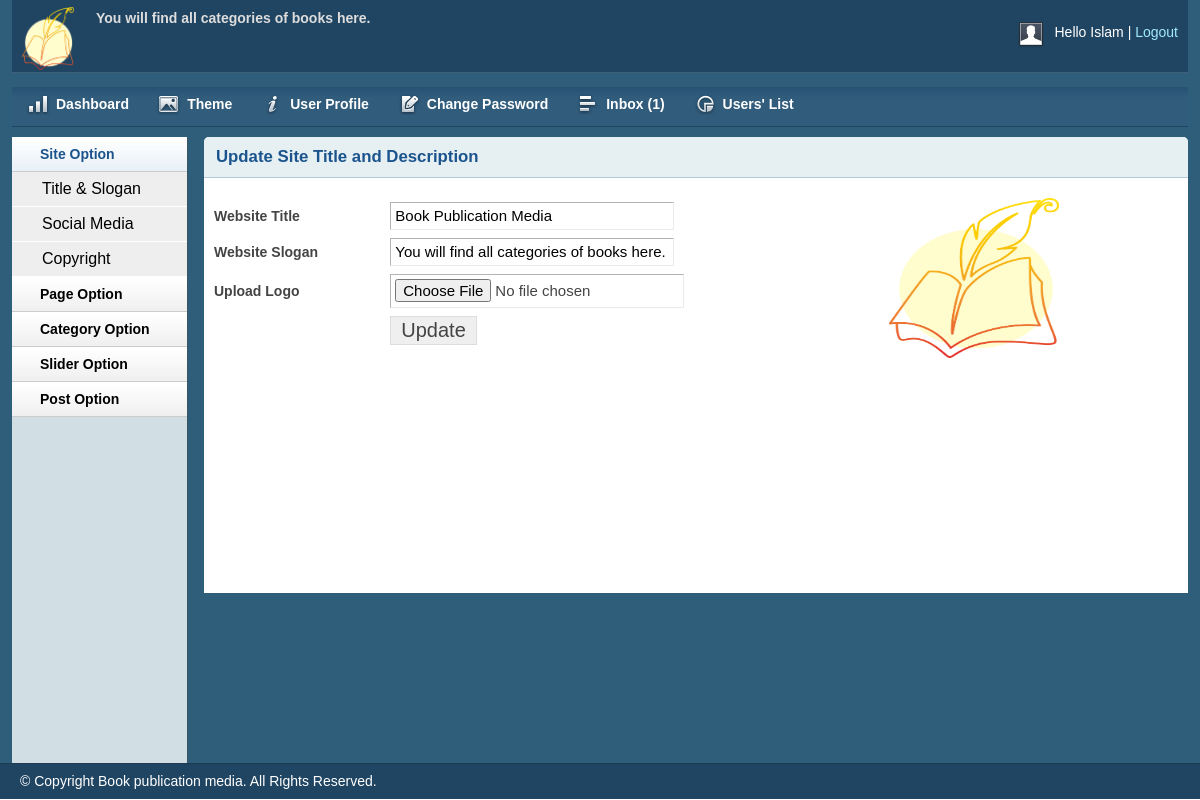
The app's page /admin/titleslogan.php (signed in) with its own data.
### tables this page shows
CREATE TABLE `title_slogan` (
  `id` int(11) NOT NULL,
  `title` varchar(255) NOT NULL,
  `slogan` varchar(255) NOT NULL,
  `logo` varchar(255) NOT NULL
);

### lib/Database.php (called while the page is built, shortened)
<?php
Class Database{
	public $host   = DB_HOST;
	public $user   = DB_USER;
	public $pass   = DB_PASS;
	public $dbname = DB_NAME;
	public $link;
	private function connectDB(){
	$this->link = new mysqli($this->host, $this->user, $this->pass, $this->dbname);
 }
	public function select($query){
		$result = $this->link->query($query) or die($this->link->error.__LINE__);
		if($result->num_rows > 0){
			return $result;
		} else {
			return false;
		}
	}
}

### admin/titleslogan.php (the view, shortened to what this page needs)
<?php include 'inc/header.php'; ?>
<?php include 'inc/sidebar.php'; ?>
<div class="grid_10">
    <div class="box round first grid">
        <h2>Update Site Title and Description</h2>
        <?php
            $query = "select * from title_slogan where id='1'";
            $blog_title = $db->select($query);
            if ($blog_title) {
                while ($result = $blog_title->fetch_assoc()) {
        ?>
        <div class="block sloginblock">
        <div class="leftside">
        <form action="" method="post" enctype="multipart/form-data">
                <table class="form">
                    <tr>
                        <td>
                            <label>Website Title</label>
                        </td>
                        <td>
                            <input type="text" value="<?php echo $result['title'];?>" name="title" class="medium" />
                        </td>
                    </tr>
                    <tr>
                        <td>
                            <label>Website Slogan</label>
                        </td>
                        <td>
                            <input type="text" value="<?php echo $result['slogan'];?>" name="slogan" class="medium" />
                        </td>
                    </tr>
                    <tr>
                        <td>
                            <label>Upload Logo</label>
                        </td>
                        <td>
                            <input type="file" name="logo" />
                        </td>
                    </tr>
                    <tr>
                        <td>
                        </td>
                        <td>
                            <input type="submit" name="submit" Value="Update" />
                        </td>
                    </tr>
                </table>
            </form>
            </div>
            <div class="rightside">
                <img src="<?php echo $result['logo'];?>" alt="logo"/>
            </div>
        </div>
        <?php }} ?>
    </div>
</div>
<?php include 'inc/footer.php'; ?>

### admin/css/layout.css (style rules this page uses)
body { background: #fff none repeat scroll 0 0; color: #444; font-size: 14px; padding: 0; }
h1, h2, h3, h4, h5, h6 { line-height:1.2em; margin-bottom:.3em; }
h2 { margin-top:1em; }
.box { background:#fff; margin-bottom:20px; padding:10px 10px 10px 10px; margin-left:-8px; }
.box.grid { padding-bottom:40px; }
.box.round { -moz-border-radius: 5px 5px 0px 0px; -webkit-border-radius: 5px 5px 0px 0px; border-radius: 5px 5px 0px 0px; }
.box h2 { font-size:1.2em; font-weight:bold; color:#1B548D; background:#E6F0F3; margin:-10px -10px 0 -10px; padding:10px 12px; border-bottom:1px solid #B3CBD6; -moz-border-radius: 5px 5px 0px 0px; -webkit-border-radius: 5px 5px 0px 0px; border-radius: 5px 5px 0px 0px; }
.box.first { min-height: 406px; }
.block { padding-top:20px; }
table.form { width:100%; }
table.form td { padding:4px 0px; }
table.form label { font-weight:bold; }
table.form input, table.form select { font-size: 15px; padding: 4px 4px 5px 4px; border-top: 1px solid #b3b3b3; border-left: 1px solid #b3b3b3; border-right: 1px solid #eaeaea; border-bottom: 1px solid #eaeaea; }
table.form input[type="submit"] { border: 1px solid #ddd; color: #444; cursor: pointer; font-size: 20px; padding: 2px 10px; }
input.medium { width: 55%; }
.block { padding-bottom:1px; }

### admin/titleslogan.php (style rules this page uses)
.leftside { float: left;width: 70%; }
.rightside { float: left;width: 20%; }
.rightside img { height: 160px;width: 170px; }

### records on screen
title_slogan: title "Book Publication Media", slogan "You will find all categories of books here.", logo (picture)

### other values on screen
Session::get('username') "Islam"
$count "1"
